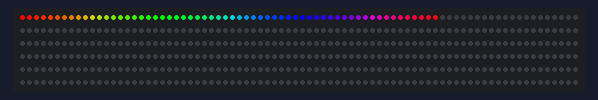
Simulated run of this sketch. Board: Arduino Uno, built with avr-gcc and run on an emulated ATmega328P. Shown: 480 RGB LEDs in strip order, left to right, continuing on the next row.

Above: at 0.19 s.

The sketch:

sketch_neo_pixel_arcoiris.ino
```cpp
#include <Adafruit_NeoPixel.h>


class Strip
{
public:
  uint8_t   effect;
  uint8_t   effects;
  uint16_t  effStep;
  unsigned long effStart;
  Adafruit_NeoPixel strip;
  Strip(uint16_t leds, uint8_t pin, uint8_t toteffects, uint16_t striptype) : strip(leds, pin, striptype) {
    effect = -1;
    effects = toteffects;
    Reset();
  }
  void Reset(){
    effStep = 0;
    effect = (effect + 1) % effects;
    effStart = millis();
  }
};

struct Loop
{
  uint8_t currentChild;
  uint8_t childs;
  bool timeBased;
  uint16_t cycles;
  uint16_t currentTime;
  Loop(uint8_t totchilds, bool timebased, uint16_t tottime) {currentTime=0;currentChild=0;childs=totchilds;timeBased=timebased;cycles=tottime;}
};

Strip strip_0(480, 6, 480, NEO_GRB + NEO_KHZ800);
struct Loop strip0loop0(1, false, 1);

//[GLOBAL_VARIABLES]

void setup() {

  //Your setup here:

  strip_0.strip.begin();
}

void loop() {

  //Your code here:

  strips_loop();
}

void strips_loop() {
  if(strip0_loop0() & 0x01)
    strip_0.strip.show();
}

uint8_t strip0_loop0() {
  uint8_t ret = 0x00;
  switch(strip0loop0.currentChild) {
    case 0:
           ret = strip0_loop0_eff0();break;
  }
  if(ret & 0x02) {
    ret &= 0xfd;
    if(strip0loop0.currentChild + 1 >= strip0loop0.childs) {
      strip0loop0.currentChild = 0;
      if(++strip0loop0.currentTime >= strip0loop0.cycles) {strip0loop0.currentTime = 0; ret |= 0x02;}
    }
    else {
      strip0loop0.currentChild++;
    }
  };
  return ret;
}

uint8_t strip0_loop0_eff0() {
    // Strip ID: 0 - Effect: Rainbow - LEDS: 60
    // Steps: 60 - Delay: 20
    // Colors: 3 (255.0.0, 0.255.0, 0.0.255)
    // Options: rainbowlen=60, toLeft=true,
  if(millis() - strip_0.effStart < 20 * (strip_0.effStep)) return 0x00;
  float factor1, factor2;
  uint16_t ind;
  for(uint16_t j=0;j<60;j++) {
    ind = strip_0.effStep + j * 1;
    switch((int)((ind % 480) / 20)) {
      case 0: factor1 = 1.0 - ((float)(ind % 480 - 0 * 20) / 20);
              factor2 = (float)((int)(ind - 0) % 480) / 20;
              strip_0.strip.setPixelColor(j, 255 * factor1 + 0 * factor2, 0 * factor1 + 255 * factor2, 0 * factor1 + 0 * factor2);
              break;
      case 1: factor1 = 1.0 - ((float)(ind % 480 - 1 * 20) / 20);
              factor2 = (float)((int)(ind - 20) % 480) / 20;
              strip_0.strip.setPixelColor(j, 0 * factor1 + 0 * factor2, 255 * factor1 + 0 * factor2, 0 * factor1 + 255 * factor2);
              break;
      case 2: factor1 = 1.0 - ((float)(ind % 480 - 2 * 20) / 20);
              factor2 = (float)((int)(ind - 40) % 480) / 20;
              strip_0.strip.setPixelColor(j, 0 * factor1 + 255 * factor2, 0 * factor1 + 0 * factor2, 255 * factor1 + 0 * factor2);
              break;
    }
  }
  if(strip_0.effStep >= 480) {strip_0.Reset(); return 0x03; }
  else strip_0.effStep++;
  return 0x01;
}
```
